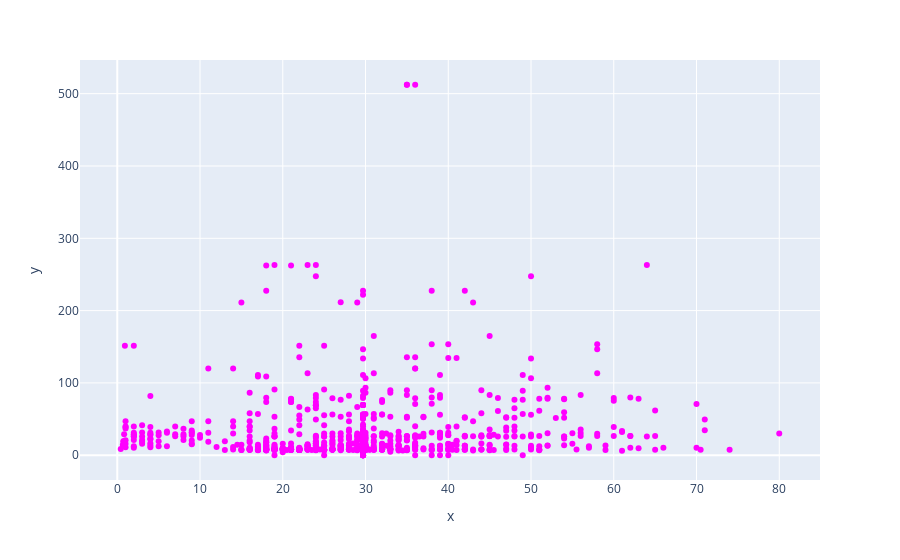

Notebook code cell kept with this figure:
### Code cell
fig=px.scatter(x=data['Age'],y=data['Fare'],color_discrete_sequence=['magenta'])
fig.show()

### Figure 1 — Plotly figure (JSON) as saved in the notebook; plotly's stock layout.template omitted (floating-point values rounded to 4 significant figures; data arrays with more than 128 entries replaced by an {"elided": "..."} marker saying what was removed)
{"data": [{"hovertemplate": "x=%{x}<br>y=%{y}<extra></extra>", "legendgroup": "", "marker": {"color": "magenta", "symbol": "circle"}, "mode": "markers", "name": "", "orientation": "v", "showlegend": false, "type": "scatter", "x": {"elided": "891 float values"}, "xaxis": "x", "y": {"elided": "891 float values"}, "yaxis": "y"}], "layout": {"legend": {"tracegroupgap": 0}, "margin": {"t": 60}, "xaxis": {"anchor": "y", "domain": [0, 1], "title": {"text": "x"}}, "yaxis": {"anchor": "x", "domain": [0, 1], "title": {"text": "y"}}}}
